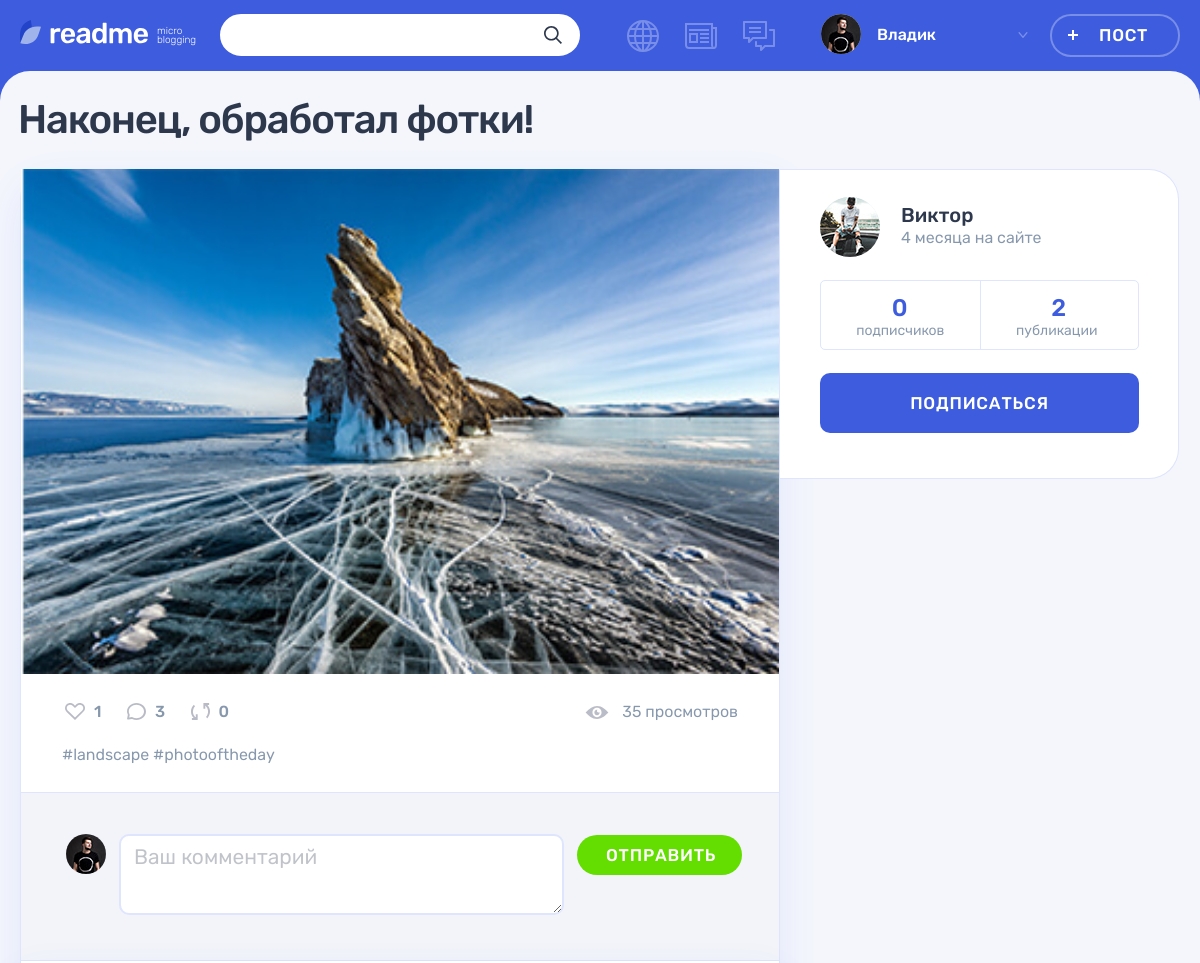
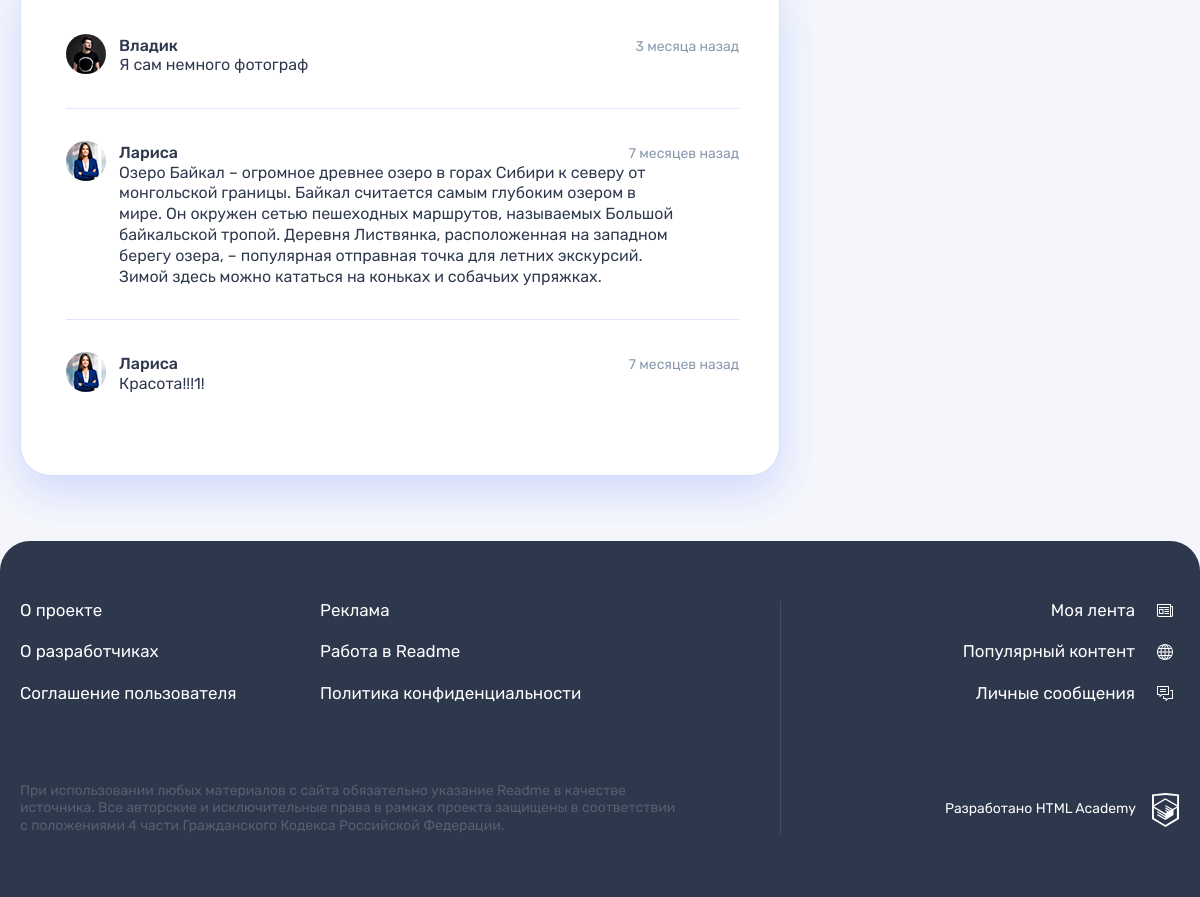
/post.php?post_id=3&show_all_comments (signed in), run on the app's committed database (2 pictures, top to bottom).
### tables this page shows
CREATE TABLE user
(
  id            INT AUTO_INCREMENT PRIMARY KEY,
  user_reg_dt   DATETIME DEFAULT CURRENT_TIMESTAMP,
  user_email    VARCHAR(128) NOT NULL UNIQUE,
  user_name     VARCHAR(64)  NOT NULL COMMENT 'имя пользователя',
  user_password CHAR(255)    NOT NULL,
  user_avatar   VARCHAR(255)
) COMMENT 'таблица зарегистрированных пользователей';

CREATE TABLE post
(
  id                INT AUTO_INCREMENT PRIMARY KEY,
  create_dt         DATETIME DEFAULT CURRENT_TIMESTAMP,
  post_header       VARCHAR(128) COMMENT 'заголовок поста',
  text_content      TEXT,
  quote_origin      VARCHAR(128) COMMENT 'автор/источник цитаты',
  photo_content     VARCHAR(255),
  video_content     VARCHAR(255) COMMENT 'ссылка на видео на YouTube',
  link_text_content VARCHAR(255) COMMENT 'ссылка на сторонний ресурс',
  view_count        INT      DEFAULT 0 COMMENT 'кол-во просмотров',
  user_id           INT,
  is_repost         TINYINT  DEFAULT 0 COMMENT 'является ли репостом',
  origin_post_id    INT COMMENT 'ссылка на оригинальный пост при репосте',
  content_type_id   TINYINT,
  FOREIGN KEY (user_id) REFERENCES user (id),
  FOREIGN KEY (content_type_id) REFERENCES content_type (id),
  INDEX (user_id) COMMENT 'индекс для поиска по пользователям',
  INDEX (content_type_id) COMMENT 'индекс для поиска по типу',
  INDEX (view_count) COMMENT 'индекс для поиска по просмотрам',
  INDEX (is_repost) COMMENT 'индекс для поиска по репостам'
) COMMENT 'таблица постов';

CREATE TABLE comment
(
  id                INT AUTO_INCREMENT PRIMARY KEY,
  comment_create_dt DATETIME DEFAULT CURRENT_TIMESTAMP,
  comment_content   TEXT,
  user_id           INT,
  post_id           INT,
  FOREIGN KEY (user_id) REFERENCES user (id),
  FOREIGN KEY (post_id) REFERENCES post (id),
  INDEX (user_id) COMMENT 'индекс для поиска по пользователям',
  INDEX (post_id) COMMENT 'индекс для поиска по постам'
) COMMENT 'таблица комментариев к постам';

### templates/post_template.php (the view, shortened to what the rows shown need)
<main class="page__main page__main--publication">
  <div class="container">
    <h1 class="page__title page__title--publication"><?= $post['post_header']; ?></h1>
    <section class="post-details">
      <div class="post-details__wrapper post-<?= $post['type_val']; ?>">
        <div class="post-details__main-block post post--details">
          <?= $post_type_template; ?>
          <div class="post__indicators">
            <div class="post__buttons">
              <a class="post__indicator post__indicator--likes button" href="like.php?post_id=<?= $post['id']; ?>" title="Лайк">
              </a>
              <a class="post__indicator post__indicator--comments button" href="?post_id=<?= $post['id'] . '&show_all_comments'; ?>" title="Комментарии">
              </a>
              <a class="post__indicator post__indicator--repost button" href="repost.php?post_id=<?= $post['id']; ?>" title="Репост">
                <svg class="post__indicator-icon" width="19" height="17">
                  <use xlink:href="#icon-repost"></use>
                </svg>
                <span><?= $count_arr['repost_count']; ?></span>
              </a>
            </div>
            <?php $vc = $post['view_count'];  ?>
            <span class="post__view"><?= $vc . ' просмотр' . get_noun_plural_form($vc, '', 'а', 'ов'); ?></span>
          </div>
          <div class="comments">
            <div class="comments__list-wrapper">
              <ul class="comments__list" id="comments">
              <?php foreach ($comment_list as $comment): ?>
                <li class="comments__item user">
                  <div class="comments__avatar">
                    <a class="user__avatar-link" href="profile.php?user_id=<?= $comment['user_id']; ?>">
                      <?php if ($comment['user_avatar']): ?>
                      <img class="comments__picture" src="<?= UPLOAD_PATH . $comment['user_avatar']; ?>" alt="Аватар пользователя">
                      <?php else: ?>
                      <svg src="img/icon-input-user.svg" width="60" height="60"></svg>
                      <?php endif; ?>
                    </a>
                  </div>
                  <div class="comments__info">
                    <div class="comments__name-wrapper">
                      <a class="comments__user-name" href="profile.php?user_id=<?= $comment['user_id']; ?>">
                        <span>
                            <?= $comment['user_name']; ?>
                        </span>
                      </a>
                      <?php $cd = $comment['comment_create_dt'];  ?>
                      <time class="comments__time" datetime="<?= $cd; ?>"><?= format_date($cd); ?> назад</time>
                    </div>
                    <p class="comments__text">
                        <?= $comment['comment_content']; ?>
                    </p>
                  </div>
                </li>
              <?php endforeach; ?>
              </ul>
            </div>
          </div>
        </div>
        <div class="post-details__user user">
          <div class="post-details__user-info user__info">
            <div class="post-details__avatar user__avatar">
              <a class="post-details__avatar-link user__avatar-link" href="profile.php?user_id=<?= $post['user_id']; ?>">
                <?php if ($post['user_avatar']): ?>
                <img class="post-details__picture user__picture" src="<?= UPLOAD_PATH . $post['user_avatar']; ?>" alt="Аватар пользователя">
                <?php else: ?>
                <svg src="img/icon-input-user.svg" width="60" height="60"></svg>
                <?php endif; ?>
              </a>
            </div>
            <div class="post-details__name-wrapper user__name-wrapper">
              <a class="post-details__name user__name" href="profile.php?user_id=<?= $post['user_id']; ?>">
                <span><?= $post['user_name']; ?></span>
              </a>
              <time class="post-details__time user__time" datetime="<?= $post['reg_date']; ?>"><?= format_date($post['reg_date']); ?> на сайте</time>
            </div>
          </div>
          <div class="post-details__rating user__rating">
            <p class="post-details__rating-item user__rating-item user__rating-item--subscribers">
              <span class="post-details__rating-amount user__rating-amount"><?= $count_arr['follower_count']; ?></span>
              <span class="post-details__rating-text user__rating-text">подписчик<?= $count_arr['follower_count'] ? get_noun_plural_form($count_arr['follower_count'], '', 'а', 'ов') : 'ов'; ?></span>
            </p>
          </div>
        </div>
      </div>
    </section>
  </div>
</main>

### templates/post-photo_template.php
<div class="post-details__image-wrapper post-photo__image-wrapper">
    <img src="<?= UPLOAD_PATH . $post['photo_content']; ?>" alt="Фото от пользователя" width="760" height="507">
</div>

### templates/layout.php (shortened to what the rows shown need)
<?php $user = $_SESSION['user'] ?? false;  ?>
<!DOCTYPE html>
<html lang="ru">
<head>
    <link rel="stylesheet" href="css/main.css">
</head>
<body class="page">
<header class="header">
    <div class="header__wrapper container">
<?php if ($user): ?>
        <form class="header__search-form form" action="search.php" method="get">
            <div class="header__search">
                <input class="header__search-input form__input" type="search" name="<?= SEARCH; ?>" value="<?= $search_query ?? ''; ?>">
                <button class="header__search-button button" type="submit">
                    <svg class="header__search-icon" width="18" height="18">
                        <use xlink:href="#icon-search"></use>
                    </svg>
                </button>
            </div>
        </form>
        <div class="header__nav-wrapper">
            <nav class="header__nav">
                <ul class="header__my-nav">
                    <li class="header__my-page header__my-page--popular">
                        <a class="header__page-link <?= $active_page === 'popular' ? 'header__page-link--active' : '' ?>" title="Популярный контент" href="popular.php">
                        </a>
                    </li>
                    <li class="header__my-page header__my-page--feed">
                        <a class="header__page-link <?= $active_page === 'feed' ? 'header__page-link--active' : '' ?>" href="feed.php" title="Моя лента">
                        </a>
                    </li>
                    <li class="header__my-page header__my-page--messages">
                        <a class="header__page-link <?= $active_page === 'messages' ? 'header__page-link--active' : '' ?>" href="messages.php" title="Личные сообщения">
                        </a>
                    </li>
                </ul>
                <ul class="header__user-nav">
                    <li class="header__profile">
                        <a class="header__profile-link" href="profile.php?user_id=<?= $user['id']?>">
                            <div class="header__avatar-wrapper">
    <?php if ($user['user_avatar']) : ?>
                                    <img class="header__profile-avatar" src="<?= UPLOAD_PATH . $user['user_avatar']; ?>" alt="Аватар профиля">
    <?php endif; ?>
                            </div>
                            <div class="header__profile-name">
                                <span>
                                    <?= $user['user_name']; ?>
                                </span>
                                <svg class="header__link-arrow" width="10" height="6">
                                    <use xlink:href="#icon-arrow-right-ad"></use>
                                </svg>
                            </div>
                        </a>
                    </li>
                    <li>
                        <a class="header__post-button button button--transparent" href="add.php">Пост</a>
                    </li>
                </ul>
            </nav>
<?php endif; ?>
        </div>
    </div>
</header>
<?= $main_content; ?>
</body>
</html>

### data on the page
user: user_avatar (picture), user_name "Владик"
post: post_header "Наконец, обработал фотки!", photo_content (picture), is_repost "0", view_count "35", view_count "ов", user.user_avatar (picture), user.user_name "Виктор", user.user_reg_dt "4 месяца"
comment: user.user_avatar (picture), user.user_name "Владик", comment_create_dt "3 месяца", comment_content "Я сам немного фотограф"
comment: user.user_avatar (picture), user.user_name "Лариса", comment_create_dt "7 месяцев", comment_content "Озеро Байкал – огромное древнее озеро в горах Сибири к северу от монгольской границы. Байкал считается самым глубоким озером в мире. Он окружен сетью пешеходных маршрутов, называемых Большой байкальской тропой. Деревня Листвянка, расположенная на западном берегу озера, – популярная отправная точка для летних экскурсий. Зимой здесь можно кататься на коньках и собачьих упряжках."
comment: user.user_avatar (picture), user.user_name "Лариса", comment_create_dt "7 месяцев", comment_content "Красота!!!1!"

### other printed values
$count_arr['like_count'] "1"
$count_arr['comment_count'] "3"
$hashtag "landscape"
$hashtag "photooftheday"
$count_arr['post_count'] "2"
get_noun_plural_form($count_arr['post_count'], 'я', 'и', 'й') "и"
